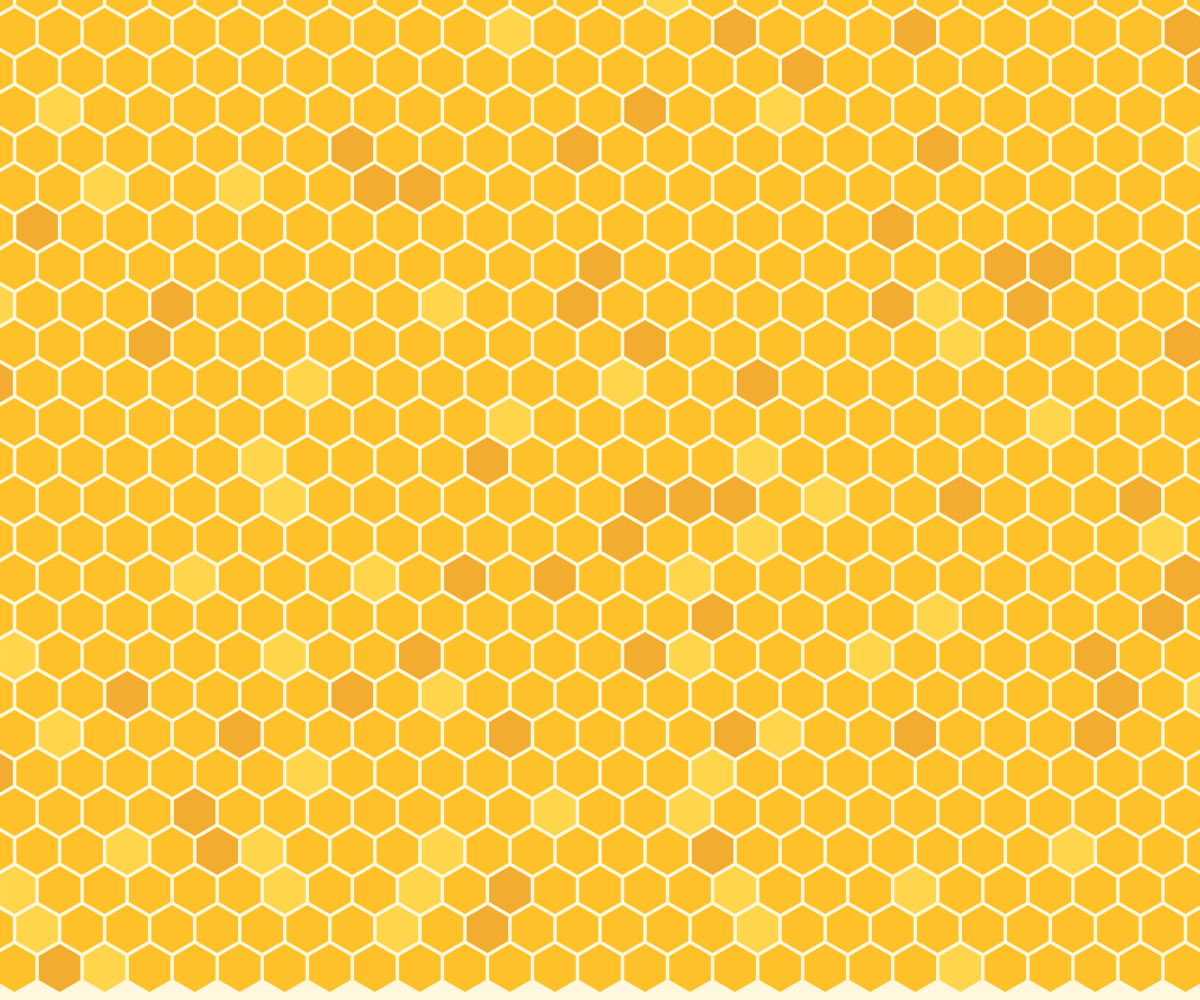
Frame 1 (no input)
Frame 60 (no input): identical to frame 1, image omitted
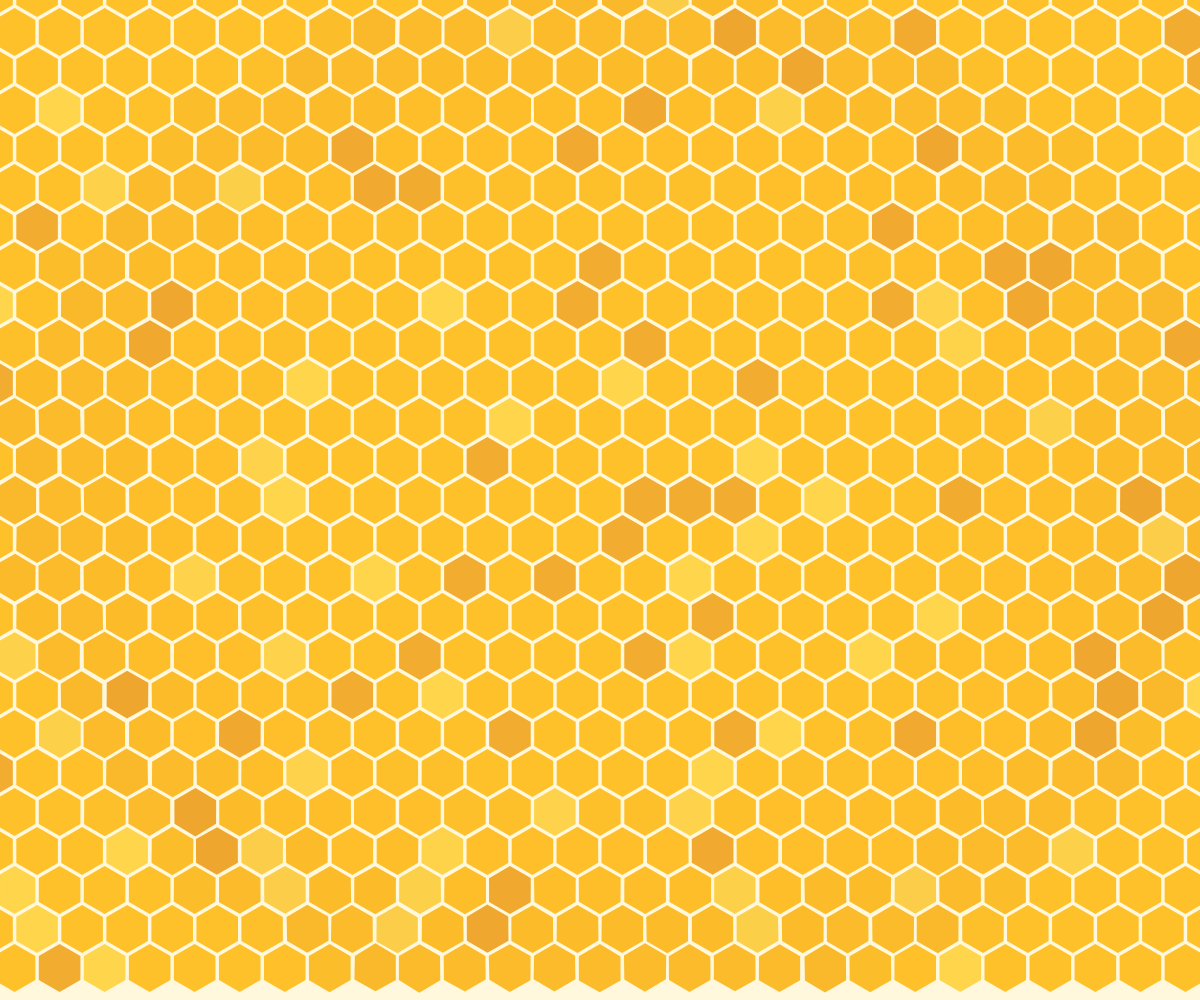
Frame 120 (the mouse pressed at the canvas centre since frame 60)

The p5.js sketch that drew these frames (run headless with seeded random() and noise() and a simulated clock; from frame 60 on, the mouse is pressed at the canvas centre):

// p5.js sketch
// ── sketch.js
let waves = [];
let hexData = {};
let hexBaseColor = {};

function setup() {
  createCanvas(windowWidth, windowHeight);
  noStroke();
  colorMode(RGB, 255, 255, 255, 255);
}

const cellR = 26;
const drawR = 24;
const hexW = cellR * Math.sqrt(3);
const hexSpacingY = cellR * 1.5;
const WAVE_SPEED = 0.22;
const CHAOS_PER_RING = 0.07;
const DECAY_RATE = 0.0025;
const MAX_JITTER = 18;
const MAX_VERTEX_JITTER = 12;

function getHexData(col, row) {
  let key = col + ',' + row;
  if (!(key in hexData)) {
    hexData[key] = { chaos: 0, jitterX: 0, jitterY: 0, verts: [] };
    for (let i = 0; i < 6; i++) {
      hexData[key].verts.push({ ox: 0, oy: 0 });
    }
  }
  return hexData[key];
}

function getBaseColor(col, row) {
  let key = col + ',' + row;
  if (!(key in hexBaseColor)) {
    let r = Math.random();
    if (r < 0.06)      hexBaseColor[key] = [255, 210, 60, 230];
    else if (r < 0.12) hexBaseColor[key] = [240, 160, 20, 220];
    else               hexBaseColor[key] = [255, 185, 15, 220];
  }
  return hexBaseColor[key];
}

function hexCenter(col, row) {
  return {
    x: col * hexW + (row % 2 === 0 ? 0 : hexW / 2),
    y: row * hexSpacingY
  };
}

function seededRandom(seed) {
  let x = Math.sin(seed) * 10000;
  return x - Math.floor(x);
}

function draw() {
  background(255, 248, 220);

  let cols = ceil(width / hexW) + 2;
  let rows = ceil(height / hexSpacingY) + 2;
  let sCol = -floor(cols / 2) - 1;
  let sRow = -floor(rows / 2) - 1;

  // Apply wave chaos to hexes
  for (let w of waves) {
    let waveDist = (frameCount - w.frame) * WAVE_SPEED;
    let ringCenter = floor(waveDist);
    if (ringCenter !== w.lastRing) {
      w.lastRing = ringCenter;
      for (let row = sRow; row < sRow + rows; row++) {
        for (let col = sCol; col < sCol + cols; col++) {
          let d = Math.sqrt((col - w.col) ** 2 + (row - w.row) ** 2);
          let ringDist = Math.abs(d - ringCenter);
          if (ringDist < 1.2) {
            let hd = getHexData(col, row);
            hd.chaos = Math.min(1, hd.chaos + CHAOS_PER_RING * (1 - ringDist));
          }
        }
      }
    }
  }

  // Clean old waves
  waves = waves.filter(w => (frameCount - w.frame) * WAVE_SPEED < 30);

  // Update all hexes: decay chaos, compute jitter and vertex offsets
  let seedBase = frameCount * 0.15;
  for (let row = sRow; row < sRow + rows; row++) {
    for (let col = sCol; col < sCol + cols; col++) {
      let hd = getHexData(col, row);

      // Settle: chaos slowly decays toward zero
      hd.chaos = Math.max(0, hd.chaos - DECAY_RATE);

      let c = hd.chaos;
      let seed = (col * 733 + row * 271 + seedBase);

      // Position jitter
      hd.jitterX = (seededRandom(seed) - 0.5) * MAX_JITTER * c;
      hd.jitterY = (seededRandom(seed + 1000) - 0.5) * MAX_JITTER * c;

      // Vertex distortion: each of the 6 vertices gets an independent offset
      for (let i = 0; i < 6; i++) {
        let vs = seed + 2000 + i * 137;
        hd.verts[i].ox = (seededRandom(vs) - 0.5) * MAX_VERTEX_JITTER * c;
        hd.verts[i].oy = (seededRandom(vs + 500) - 0.5) * MAX_VERTEX_JITTER * c;
      }
    }
  }

  push();
  translate(width / 2, height / 2);

  for (let row = sRow; row < sRow + rows; row++) {
    for (let col = sCol; col < sCol + cols; col++) {
      let c = hexCenter(col, row);
      let hd = getHexData(col, row);
      let base = getBaseColor(col, row);

      // Color: honey → dark burnt as chaos increases
      let t = hd.chaos;
      let rgba = [
        base[0] * (1 - t) + (180 + t * 40) * t,
        base[1] * (1 - t) + 50 * t,
        base[2] * (1 - t) + 10 * t,
        base[3]
      ];

      // Draw hex with position jitter + vertex distortion
      let ox = c.x + hd.jitterX;
      let oy = c.y + hd.jitterY;

      fill(rgba[0], rgba[1], rgba[2], rgba[3]);
      beginShape();
      for (let i = 0; i < 6; i++) {
        let a = TWO_PI / 6 * i - PI / 6;
        vertex(
          ox + cos(a) * drawR + hd.verts[i].ox,
          oy + sin(a) * drawR + hd.verts[i].oy
        );
      }
      endShape(CLOSE);
    }
  }

  pop();
}

function mousePressed() {
  let mx = mouseX - width / 2;
  let my = mouseY - height / 2;
  let best = null, bestDist = Infinity;

  for (let row = -30; row < 30; row++) {
    for (let col = -30; col < 30; col++) {
      let c = hexCenter(col, row);
      let d = dist(mx, my, c.x, c.y);
      if (d < bestDist) { bestDist = d; best = {col, row}; }
    }
  }
  if (best && bestDist < drawR) {
    waves.push({ col: best.col, row: best.row, frame: frameCount, lastRing: -1 });
  }
}

function windowResized() {
  resizeCanvas(windowWidth, windowHeight);
}
